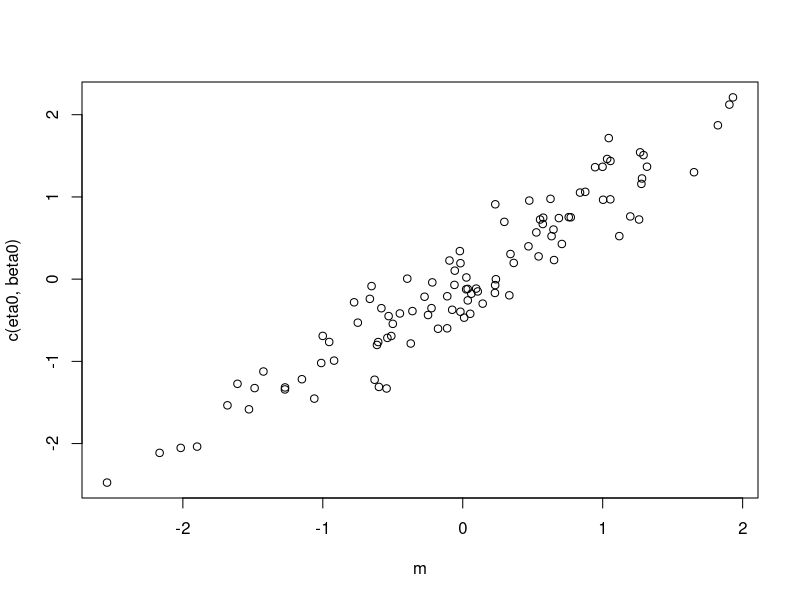

Reproduce this figure in R.
# X<- matrix(rnorm(9),3)
# 
# X<- t(X)%*%X



n<-100
p<-3



nu<- 1
sigma2<- 1000
# w<- abs(rnorm(n))
w<- rep(10,n)

X<- matrix(rnorm(n*p),n)

L1 = sqrt(w+ 1/nu)
# L1inv= 1/L1
L2t = w/L1*X 
L3L3= t(X)%*% ((w-w*w/(w+ 1/nu))*X) + diag(1/sigma2,p)
L3t= chol(L3L3)

# L3t= chol(t(X)%*% (w*X) + diag(1/sigma2,p) - t(L2t)%*%L2t)

Lt= rbind(cbind(diag(L1),L2t), cbind(matrix(0,p,n),L3t))

V= t(Lt)%*%Lt
max(abs(diag(V[1:n,1:n])- (w+1/nu)))
max(abs((V[(n+1):(n+p),1:n]) - t(w*X)))
V[(n+1):(n+p),(n+1):(n+p)] - (t(X)%*%(w*X)+diag(1/sigma2,p))

z<- rnorm(n+p)

LtInvMultiply <-function(z){
  z1<- z[1:n]
  z2<- z[(n+1):(n+p)]
  b2<- solve(L3t,z2)
  b1<- 1/L1 * z1 - 1/L1*  L2t%*% b2
  b<- c(b1,b2)
  b
}

LInvMultiply <-function(z){
  z1<- z[1:n]
  z2<- z[(n+1):(n+p)]
  b1<- 1/L1 * z1
  b2<-solve(t(L3t), - t(L2t)%*% b1 + z2)
  b<- c(b1,b2)
  b
}

max(solve(Lt,z)-    LtInvMultiply(z))
max(solve(t(Lt),z)-    LInvMultiply(z))
max(abs(LtInvMultiply(LInvMultiply(z))- solve(V,z)))

#################

beta0= rnorm(p,0)
eta0= rnorm(n,0,sqrt(nu))
y<- c(X%*%beta0 +eta0 +rnorm(n,0,1/sqrt(w)))


m<- LtInvMultiply(LInvMultiply( c( w*y,t(X)%*% (w*y))))
betaEta<- LtInvMultiply(rnorm(n+p))+m

# betaEta
# beta0

plot(m, c(eta0,beta0))
